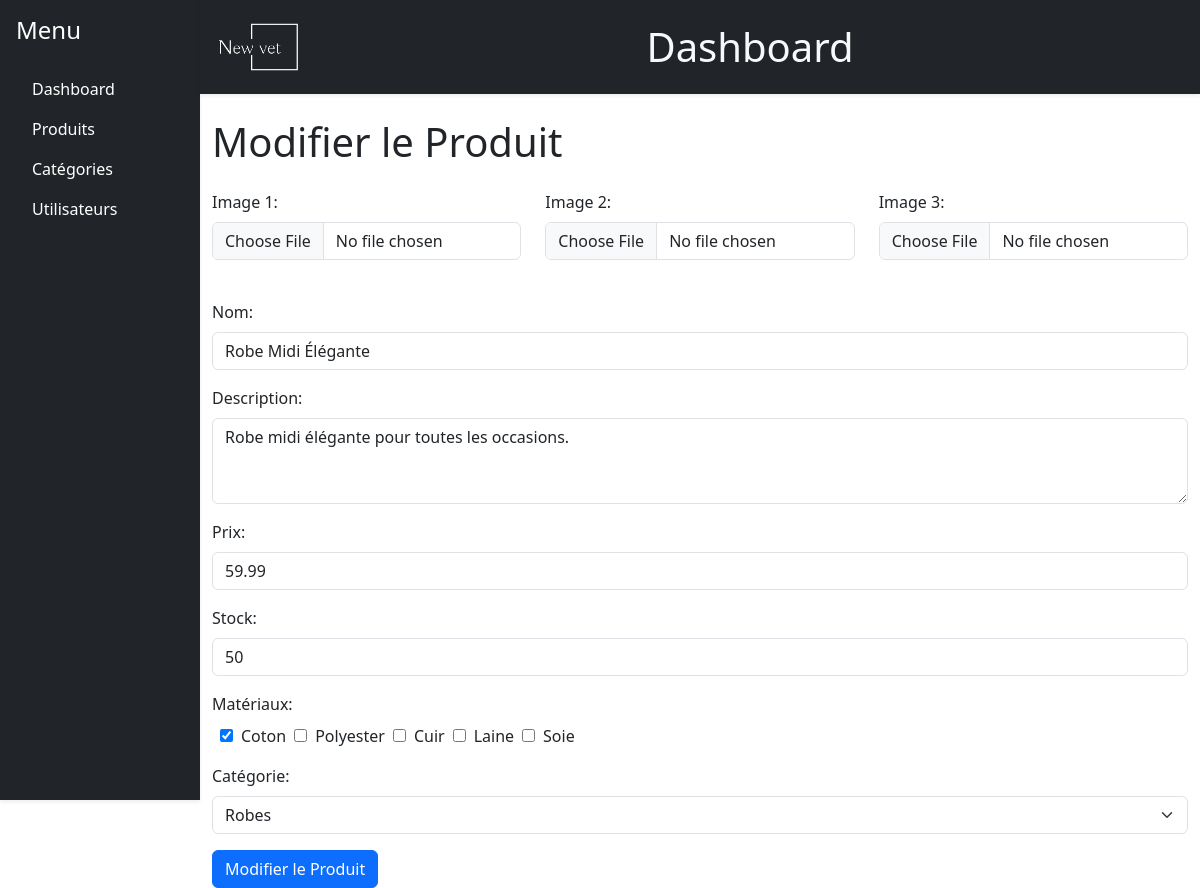
Page /backoffice/product.php?id=1 on the earlier database version.
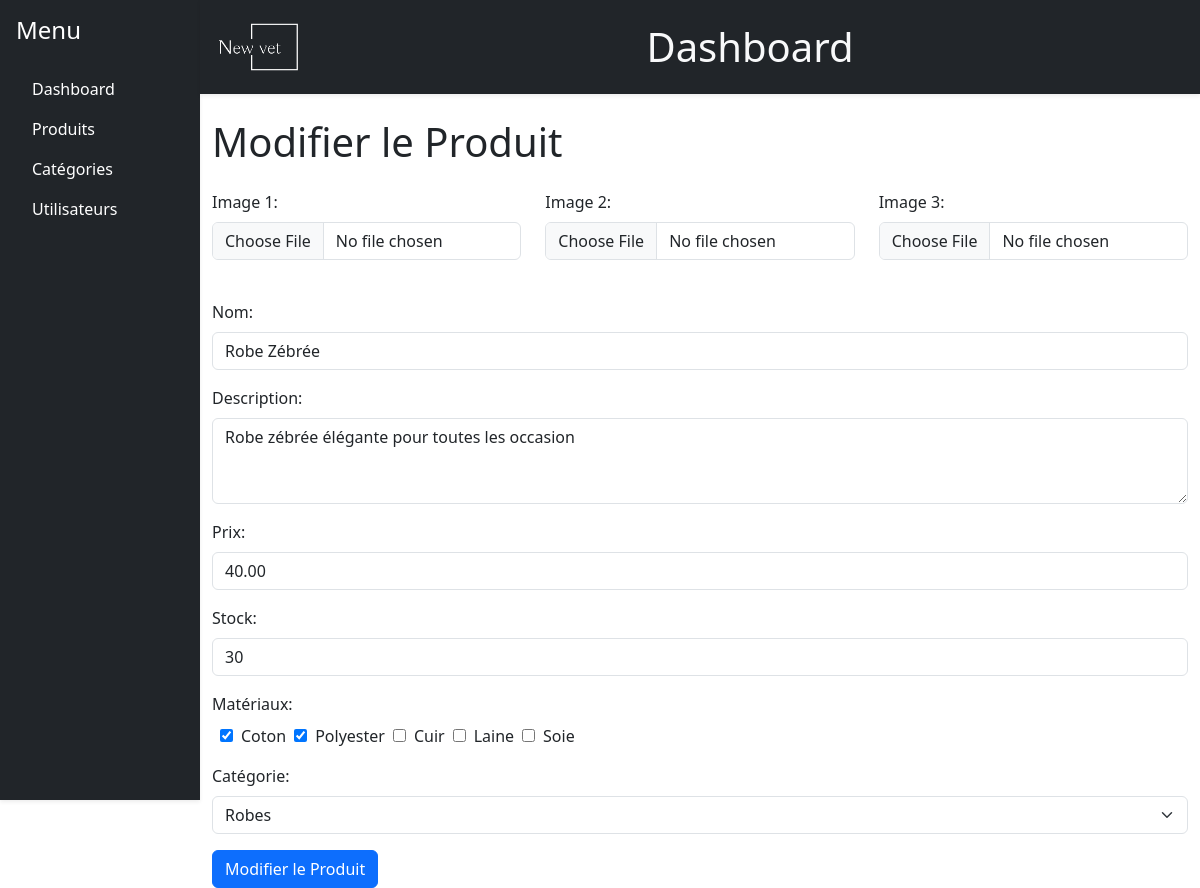
Same page on the later database version.
### tables this page shows
CREATE TABLE `produits` (
  `id` int(11) NOT NULL,
  `categorie_id` int(11) DEFAULT NULL,
  `nom` varchar(255) NOT NULL,
  `description` text DEFAULT NULL,
  `prix` decimal(10,2) NOT NULL,
  `stock` int(11) DEFAULT 0,
  `date_ajout` date NOT NULL DEFAULT current_timestamp(),
  `en_priorite` tinyint(1) NOT NULL DEFAULT 0
);

CREATE TABLE `materiaux` (
  `id` int(11) NOT NULL,
  `nom` varchar(100) NOT NULL
);

### functions.php (called while the page is built, shortened)
<?php
function getProductById($con, $productId){
    $query = "SELECT * FROM produits WHERE id = '$productId'";
    $result = mysqli_query($con,$query);
    if($result && mysqli_num_rows($result)> 0){
        $product = mysqli_fetch_assoc($result);
        return $product;
    }
}
function getMaterialsIDByProduct($con, $product){
    $query = "SELECT materiau_id FROM produits_materiaux WHERE produit_id = '$product'";
    $result = mysqli_query($con, $query);
    if($result && mysqli_num_rows($result) > 0){
        $materials = mysqli_fetch_all($result, MYSQLI_ASSOC);
        $materialsID = array();
        foreach ($materials as $material) {
            $materialsID[] = $material['materiau_id'];
        }
        return $materialsID;
    }
    return false;
}
function getMaterials($con) {
    $query = "SELECT * FROM materiaux";
    $result = $con->query($query);
    $materials = $result->fetch_all(MYSQLI_ASSOC);
    return $materials;
}
?>

### backoffice/product.php (the view, shortened to what the changed rows need)
<?php
include('../config.php');
include('../functions.php');
$productID = isset($_GET['id']) ? intval($_GET['id']) : 0;
$product = getProductById($con, $productID);
?>
<!DOCTYPE html>
<html lang="fr">
<head>
    <link rel="stylesheet" href="https://cdn.jsdelivr.net/npm/bootstrap-icons@1.11.3/font/bootstrap-icons.min.css">
    <link href="https://cdn.jsdelivr.net/npm/bootstrap@5.3.3/dist/css/bootstrap.min.css" rel="stylesheet">
</head>
<body>
    <div class="container-fluid p-0">
        <div class="row g-0">
            <div class="col-md-10 p-0">
                <?php include 'header.php'; ?>
                <div class="container mt-4">
                    <h1 class="mb-4">Modifier le Produit</h1>
                    <form id="productForm" method="POST" enctype="multipart/form-data">
                        <div class="row mb-3">
                            <div class="col">
                            </div>
                            <div class="col">
                            </div>
                            <div class="col">
                            </div>
                        </div>
                        <div class="mb-3">
                            <label for="nom" class="form-label">Nom:</label>
                            <input type="text" id="nom" name="nom" class="form-control" value="<?php echo htmlspecialchars($product['nom']); ?>" required>
                        </div>
                        <div class="mb-3">
                            <label for="description" class="form-label">Description:</label>
                            <textarea id="description" name="description" class="form-control" rows="3" required><?php echo htmlspecialchars($product['description']); ?></textarea>
                        </div>
                        <div class="mb-3">
                            <label for="prix" class="form-label">Prix:</label>
                            <input type="number" id="prix" name="prix" class="form-control" step="0.01" required value="<?php echo htmlspecialchars($product['prix']); ?>">
                        </div>
                        <div class="mb-3">
                            <label for="stock" class="form-label">Stock:</label>
                            <input type="number" id="stock" name="stock" class="form-control" required value="<?php echo htmlspecialchars($product['stock']); ?>">
                        </div>
                        <div class="mb-3">
                            <label for='material' class='form-label'>Matériaux:</label><br/>
                            <?php
                            $materials = getMaterials($con);
                            $associatedMaterialIds = getMaterialsIDByProduct($con, $productID);
                            foreach ($materials as $material) {
                                $idMat = $material['id'];
                                $nomMat = htmlspecialchars($material['nom']);
                                $checked = in_array($idMat, $associatedMaterialIds) ? 'checked' : '';
                                echo "<input type='checkbox' class='mx-2' id='material$idMat' name='material[]' value='$idMat' $checked>$nomMat</input>";
                            }
                            ?>
                        </div>
                        <div class="mb-3">
                            <label for="categorie_id" class="form-label">Catégorie:</label>
                            <select id="categorie_id" name="categorie_id" class="form-select">
                            </select>
                        </div>
                        <button type="submit" class="btn btn-primary">Modifier le Produit</button>
                    </form>
                </div>
            </div>
        </div>
    </div>
</body>
</html>

Differences in the rows shown:
changed produits: nom "Robe Midi Élégante" → "Robe Zébrée"; description "Robe midi élégante pour toutes les occasions." → "Robe zébrée élégante pour toutes les occasion"; prix "59.99" → "40.00"; stock "50" → "30"
computed for materiaux "Polyester": value "☐" → "☑"
